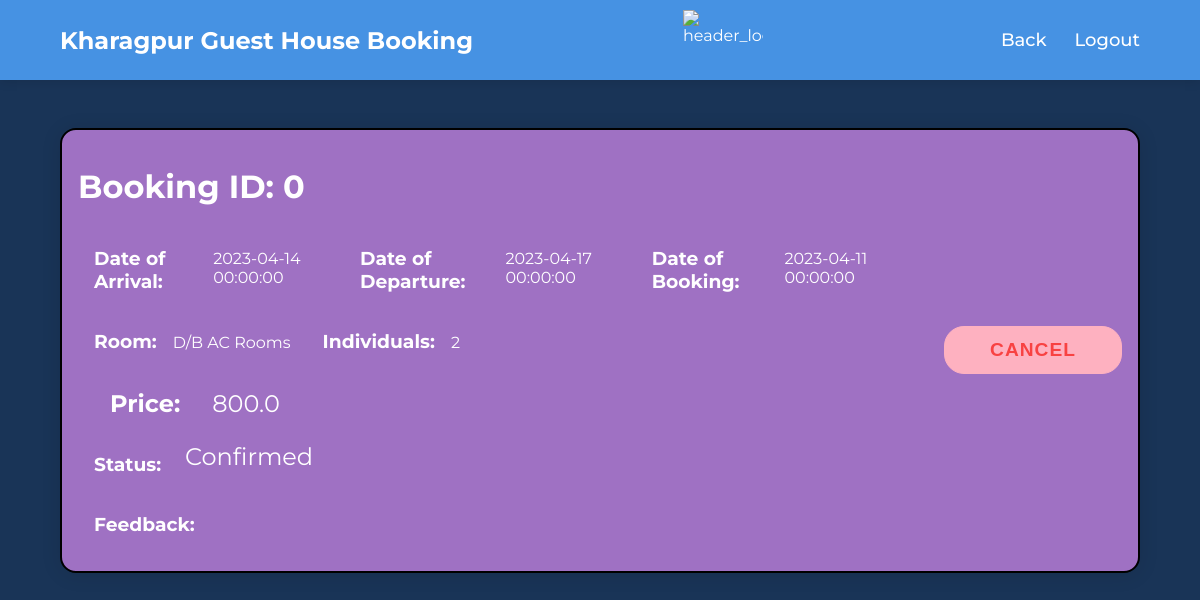
/adminHistory, run on an earlier commit of the app's database.
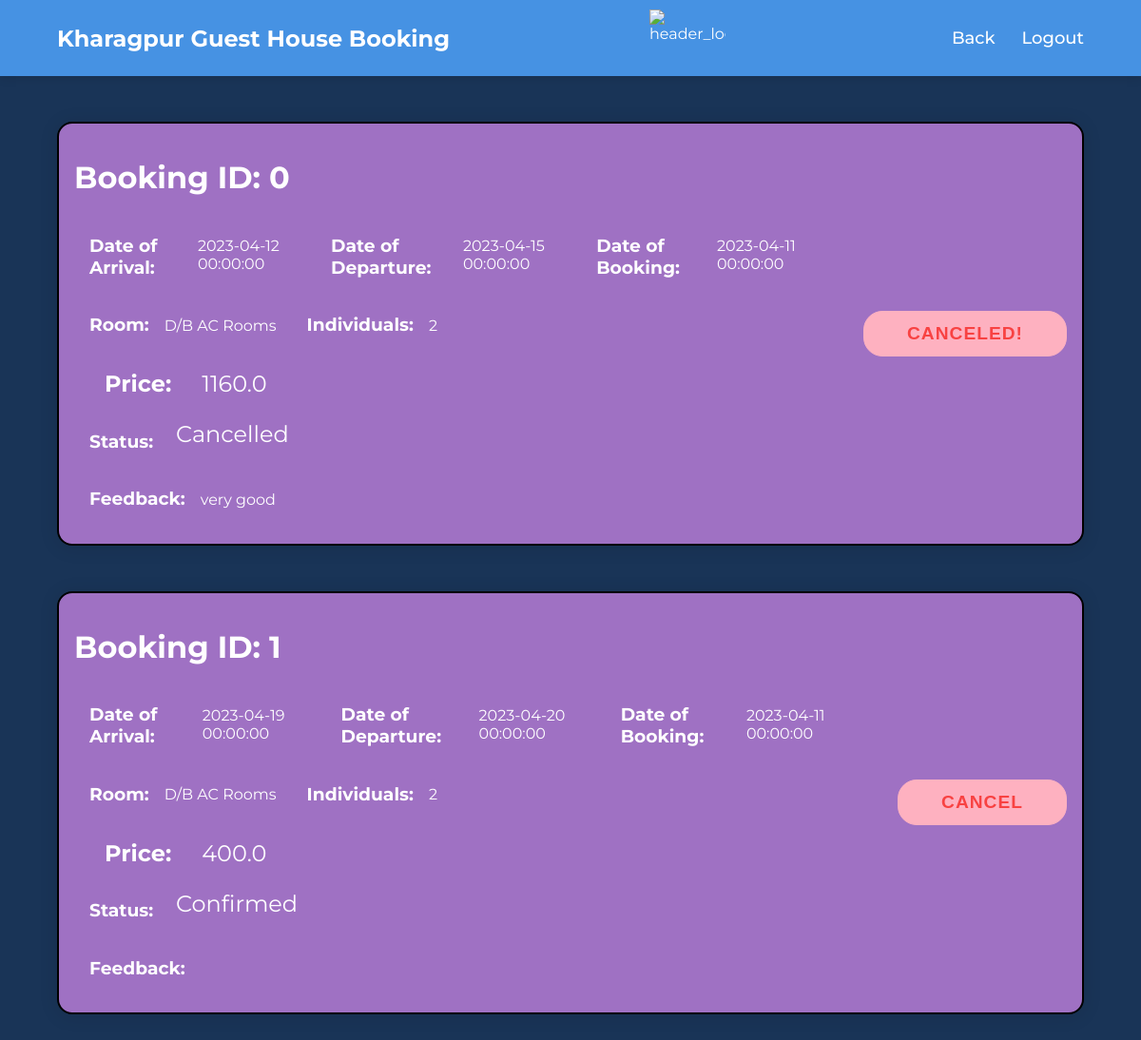
And on a later commit of the database.
### main.py (models this page shows)
class Booking(db.Model):
    id = db.Column(db.Integer, primary_key=True)
    userId = db.Column(db.Integer)
    roomId = db.Column(db.Integer)
    foodId = db.Column(db.Integer)
    amenitiesId = db.Column(db.Integer)
    checkindate = db.Column(db.DateTime)
    checkoutdate = db.Column(db.DateTime)
    dateOfBooking = db.Column(db.DateTime)
    confirmation = db.Column(db.Integer)
    feedback = db.Column(db.String(100))

class Rooms(db.Model):
    id = db.Column(db.Integer, primary_key=True)
    floor = db.Column(db.Integer)
    roomtype = db.Column(db.String(50))
    description = db.Column(db.String(100))
    status = db.Column(db.String(100))
    ghId = db.Column(db.Integer)
    pricePerDay = db.Column(db.Integer)
    occupancy = db.Column(db.Integer)
    ac = db.Column(db.Integer)

class Payment(db.Model):
    id=db.Column(db.Integer,primary_key=True)
    amount=db.Column(db.Float)
    paymentid=db.Column(db.String(20))

### main.py (the view)
@app.route('/adminHistory', methods=["POST", "GET"])
def adminHistory():
    bookings = Booking.query.all()
    rooms = [Rooms.query.filter_by(id=i.roomId).first() for i in bookings]
    user = [User.query.filter_by(id=i.userId).first() for i in bookings]
    cost = [Payment.query.filter_by(id=i.id).first() for i in bookings]
    return render_template('adminPrevBooking.html', bookings=bookings, user=user, rooms=rooms, prices=cost)

### templates/adminPrevBooking.html (shortened to what this page needs)
<!DOCTYPE html>
<html lang="en">
<head>
    <link rel="stylesheet" href="{{ url_for('static',filename='/css/prevBooking.css') }}">
</head>
<body>
<header class="header-outer">
        <div class="header-inner responsive-wrapper">
            <div class="header-logo">
                <h2>Kharagpur Guest House Booking</h2>
            </div>
            <img src="https://encrypted-tbn0.gstatic.com/images?q=tbn:ANd9GcRORteuqtaG0f0C2WogImr0JL4ui6yAckU2-A&usqp=CAU " alt="header_logo" class="img img-fluid" width="80" height="60" align="left">
            <nav class="header-navigation">
                <a href="/admin">Back</a>
                <a href="/">Logout</a>
            </nav>
        </div>
    </header>
    {% for i in bookings %}
    <div class="bookingBox">
        <div>
            <div class="bookingId">
                <h1> Booking ID: {{ i.id }}</h1>
            </div>
            <div class="bookingDates">
                <div class="date">
                    <h3>Date of Arrival: </h3>
                    <h4>{{ i.checkindate }}</h4>
                </div>
                <div class="date">
                    <h3>Date of Departure: </h3>
                    <h4>{{ i.checkoutdate }}</h4>
                </div>
                <div class="date">
                    <h3>Date of Booking: </h3>
                    <h4>{{ i.dateOfBooking }}</h4>
                </div>
            </div>
            <div class="details">
                <div class="date">
                    <h3>Room: </h3>
                    <h4>{{ rooms[loop.index0].roomtype }}</h4>
                </div>
                <div class="date">
                    <h3>Individuals: </h3>
                    <h4>{{ rooms[loop.index0].occupancy }}</h4>
                </div>
            </div>
            <div class="price">
                <div class="date">
                    <h3 class="price">Price: </h3>
                    <h4 class="amount">{{prices[loop.index0].amount}}</h4>
                </div>
            </div>
            <div class="status">
                <div class="date">
                    <h3 class="status">Status: </h3>
                    <h4 class="amount">{% if i.confirmation==0 %} in Queue {% elif i.confirmation==1 %} Confirmed {% else %} Cancelled {% endif %}</h4>
                </div>
            </div>
            <div class="Feedback">
                <div class="date">
                    <h3 class="status">Feedback: </h3>
                    <h4>{{ i.feedback }}</h4>
                </div>
            </div>
        </div>
        {% if i.confirmation==3 %}
        <div class="buttonDiv">
            <button class="button">Canceled!</button>
        </div>
        {% else %}
        <div class="buttonDiv">
            <a href="{{ url_for('cancelBooking', bookingId=i.id) }}" class="room_features--book-btn"><button class="button">Cancel</button></a>
        </div>
        {% endif %}
    </div>
    {% endfor %}
</body>
</html>

### static/css/prevBooking.css (style rules this page uses)
* { box-sizing: border-box; }
body { background: linear-gradient(#193457, #193457); font-family: 'Montserrat', sans-serif; margin: 0; }
button { border-radius: 20px; border: 1px solid #FEB1C0; background-color: #FEB1C0; color: rgb(248, 66, 66); font-size: 12px; font-weight: bold; padding: 12px 45px; letter-spacing: 1px; text-transform: uppercase; transition: transform 80ms ease-in; }
.bookingBox { padding: 1rem; display: flex; color: white; background-color: #9f71c3; width: 90%; margin: 3rem auto; border: black 2px solid; border-radius: 1rem; box-shadow: 0 2px 20px 0 rgba(0,0,0, 0.1); }
.bookingDates { display: flex; }
.date { padding: 0 1rem; display: flex; }
h4 { padding-left: 1rem; font-weight: normal; }
.details { display: flex; }
.buttonDiv { padding-left: 2rem; display: flex; flex-direction: column-reverse; justify-content: center; align-items: center; }
.button { font-size: 1.2rem; justify-self: center; margin: 1rem 0rem; }
.price { margin: 0.5rem 0.5rem; font-size: 1.5rem; }
.amount { padding: 0 1rem; margin: 0.5rem 0.5rem; font-size: 1.5rem; }
*, *:after, *:before { box-sizing: border-box; }
:root { --header-outer-height: 80px; --header-inner-height: 70px; --header-height-difference: calc( var(--header-outer-height) - var(--header-inner-height) ); --header-bg: #fff; }
.responsive-wrapper { width: 90%; max-width: 1280px; margin-left: auto; margin-right: auto; }
.header-outer { z-index: 100; height: var(--header-outer-height); position: sticky; top: calc( var(--header-height-difference) * -1 ); display: flex; align-items: center; color: white; background-color: #4692e3; box-shadow: 0 2px 10px 0 rgba(0,0,0, 0.1); }
.header-inner { height: var(--header-inner-height); position: sticky; top: 0; display: flex; align-items: center; justify-content: space-between; }
.header-navigation { display: flex; flex-wrap: wrap; }
.header-navigation a, .header-navigation button { font-size: 1.125rem; color: inherit; margin-left: 1.75rem; position: relative; font-weight: 500; }
.header-navigation a { display: none; font-size: 1.125rem; color: inherit; text-decoration: none; }
.header-navigation a:after, .header-navigation button:after { transition: 0.25s ease; content: ""; display: block; width: 100%; height: 2px; background-color: currentcolor; transform: scalex(0); position: absolute; bottom: -2px; left: 0; }
@media (min-width: 800px) { .header-navigation a { display: inline-block; } }

What changed in the data, as far as the page shows it:
changed Booking id 0: checkindate "2023-04-14 00:00:00" → "2023-04-12 00:00:00"; checkoutdate "2023-04-17 00:00:00" → "2023-04-15 00:00:00"; feedback (not shown) → "very good"; confirmation "Confirmed CANCEL" → "Cancelled CANCELED!"
changed Payment (number 1 of 2 on the later page): amount "800.0" → "1160.0"
added Booking: id "1", checkindate "2023-04-19 00:00:00", checkoutdate "2023-04-20 00:00:00", dateOfBooking "2023-04-11 00:00:00", {{ rooms[loop.index0].roomtype }} "D/B AC Rooms", {{ rooms[loop.index0].occupancy }} "2", confirmation "Confirmed"
added Payment: amount "400.0"
